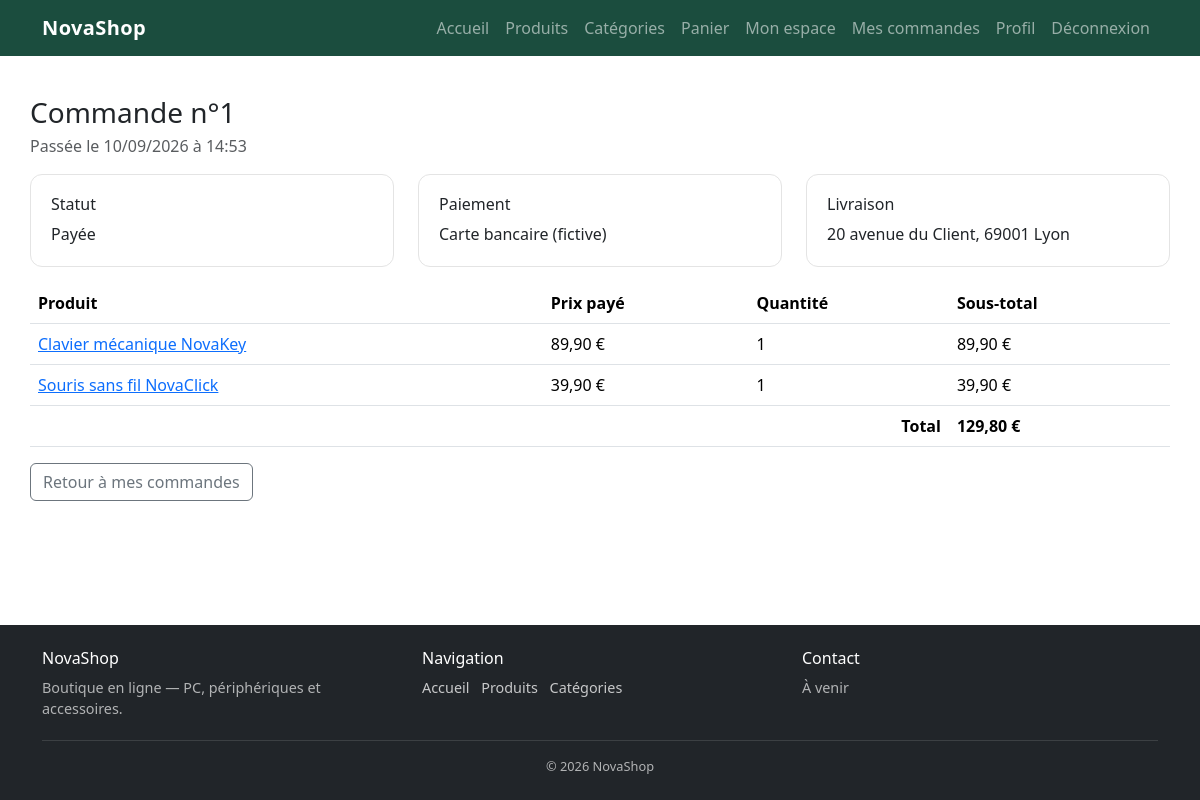
The page /commande.php?id=1 (signed in) on the database its author committed.
### tables this page shows
CREATE TABLE orders (
    id INT UNSIGNED AUTO_INCREMENT PRIMARY KEY,
    user_id INT UNSIGNED NOT NULL,
    total DECIMAL(10, 2) NOT NULL,
    adresse_livraison VARCHAR(255) NOT NULL,
    mode_paiement ENUM('carte', 'livraison') NOT NULL DEFAULT 'livraison',
    statut ENUM('en_attente', 'payee', 'expediee', 'livree', 'annulee')
        NOT NULL DEFAULT 'en_attente',
    created_at DATETIME NOT NULL DEFAULT CURRENT_TIMESTAMP,
    CONSTRAINT fk_orders_user
        FOREIGN KEY (user_id) REFERENCES users(id)
        ON UPDATE CASCADE
        ON DELETE RESTRICT
);

CREATE TABLE order_items (
    id INT UNSIGNED AUTO_INCREMENT PRIMARY KEY,
    order_id INT UNSIGNED NOT NULL,
    product_id INT UNSIGNED NOT NULL,
    quantite INT UNSIGNED NOT NULL,
    prix_unitaire DECIMAL(10, 2) NOT NULL,
    CONSTRAINT fk_order_items_order
        FOREIGN KEY (order_id) REFERENCES orders(id)
        ON UPDATE CASCADE
        ON DELETE CASCADE,
    CONSTRAINT fk_order_items_product
        FOREIGN KEY (product_id) REFERENCES products(id)
        ON UPDATE CASCADE
        ON DELETE RESTRICT
);

CREATE TABLE products (
    id INT UNSIGNED AUTO_INCREMENT PRIMARY KEY,
    category_id INT UNSIGNED NOT NULL,
    nom VARCHAR(150) NOT NULL,
    description TEXT,
    prix DECIMAL(10, 2) NOT NULL,
    stock INT UNSIGNED NOT NULL DEFAULT 0,
    image VARCHAR(255) DEFAULT NULL,
    actif TINYINT(1) NOT NULL DEFAULT 1,
    CONSTRAINT fk_products_category
        FOREIGN KEY (category_id) REFERENCES categories(id)
        ON UPDATE CASCADE
        ON DELETE RESTRICT
);

### includes/functions.php (called while the page is built, shortened)
<?php
function e(?string $value): string
{
    return htmlspecialchars($value ?? '', ENT_QUOTES, 'UTF-8');
}

### includes/catalogue.php (called while the page is built, shortened)
<?php
function formatPrix(string|float $prix): string
{
    return number_format((float) $prix, 2, ',', ' ') . ' €';
}
function urlProduit(int $id): string
{
    return BASE_URL . '/produit.php?id=' . $id;
}
function libelleStatut(string $statut): string
{
    return match ($statut) {
        'en_attente' => 'En attente de paiement',
        'payee' => 'Payée',
        'expediee' => 'Expédiée',
        'livree' => 'Livrée',
        'annulee' => 'Annulée',
        default => $statut,
    };
}
function libellePaiement(string $mode): string
{
    return match ($mode) {
        'carte' => 'Carte bancaire (fictive)',
        'livraison' => 'À la livraison',
        default => $mode,
    };
}

### commande.php (the view, shortened to what this page needs)
<?php
require_once __DIR__ . '/includes/functions.php';
require_once __DIR__ . '/includes/catalogue.php';
require_once __DIR__ . '/config/database.php';
$userId = (int) $_SESSION['user_id'];
$orderId = (int) ($_GET['id'] ?? 0);
$stmt = $pdo->prepare(
    'SELECT id, total, adresse_livraison, mode_paiement, statut, created_at
     FROM orders
     WHERE id = ? AND user_id = ?
     LIMIT 1'
);
$stmt->execute([$orderId, $userId]);
$commande = $stmt->fetch();
    ?>
    <?php
$stmt = $pdo->prepare(
    'SELECT oi.quantite, oi.prix_unitaire, oi.product_id, p.nom
     FROM order_items oi
     INNER JOIN products p ON p.id = oi.product_id
     WHERE oi.order_id = ?
     ORDER BY p.nom'
);
$stmt->execute([$orderId]);
$lignes = $stmt->fetchAll();
require __DIR__ . '/includes/header.php';
?>
<h1 class="h3 mb-1">Commande n°<?= e((string) $commande['id']) ?></h1>
<p class="text-muted">
    Passée le <?= e(date('d/m/Y à H:i', strtotime((string) $commande['created_at']))) ?>
</p>
<div class="row g-3 g-lg-4 mb-3">
    <div class="col-12 col-md-4">
        <article class="info-card">
            <h2 class="h6">Statut</h2>
            <p class="mb-0"><?= e(libelleStatut((string) $commande['statut'])) ?></p>
        </article>
    </div>
    <div class="col-12 col-md-4">
        <article class="info-card">
            <h2 class="h6">Paiement</h2>
            <p class="mb-0"><?= e(libellePaiement((string) $commande['mode_paiement'])) ?></p>
        </article>
    </div>
    <div class="col-12 col-md-4">
        <article class="info-card">
            <h2 class="h6">Livraison</h2>
            <p class="mb-0"><?= nl2br(e((string) $commande['adresse_livraison'])) ?></p>
        </article>
    </div>
</div>
<div class="table-responsive">
    <table class="table align-middle">
        <thead>
            <tr>
                <th scope="col">Produit</th>
                <th scope="col">Prix payé</th>
                <th scope="col">Quantité</th>
                <th scope="col">Sous-total</th>
            </tr>
        </thead>
        <tbody>
            <?php foreach ($lignes as $ligne): ?>
                <tr>
                    <td>
                        <a href="<?= e(urlProduit((int) $ligne['product_id'])) ?>"><?= e($ligne['nom']) ?></a>
                    </td>
                    <td><?= e(formatPrix($ligne['prix_unitaire'])) ?></td>
                    <td><?= e((string) $ligne['quantite']) ?></td>
                    <td><?= e(formatPrix((float) $ligne['prix_unitaire'] * (int) $ligne['quantite'])) ?></td>
                </tr>
            <?php endforeach; ?>
        </tbody>
        <tfoot>
            <tr>
                <th colspan="3" class="text-end">Total</th>
                <th><?= e(formatPrix($commande['total'])) ?></th>
            </tr>
        </tfoot>
    </table>
</div>
<a class="btn btn-outline-secondary" href="<?= e(BASE_URL) ?>/commandes.php">Retour à mes commandes</a>
<?php require __DIR__ . '/includes/footer.php'; ?>

### public/css/style.css (style rules this page uses)
.info-card { height: 100%; border: 1px solid #e4e4e4; border-radius: 0.75rem; padding: 1.25rem; background: #fff; }

### rows shown on the page
orders: id "1", created_at "10/09/2026 à 14:53", statut "Payée", mode_paiement "Carte bancaire (fictive)", adresse_livraison "20 avenue du Client, 69001 Lyon", total "129,80 €"
order_items: product.nom "Clavier mécanique NovaKey", prix_unitaire "89,90 €", quantite "1", formatPrix((float) $ligne['prix_unitaire'] * (int) $ligne['quantite']) "89,90 €"
order_items: product.nom "Souris sans fil NovaClick", prix_unitaire "39,90 €", quantite "1", formatPrix((float) $ligne['prix_unitaire'] * (int) $ligne['quantite']) "39,90 €"
